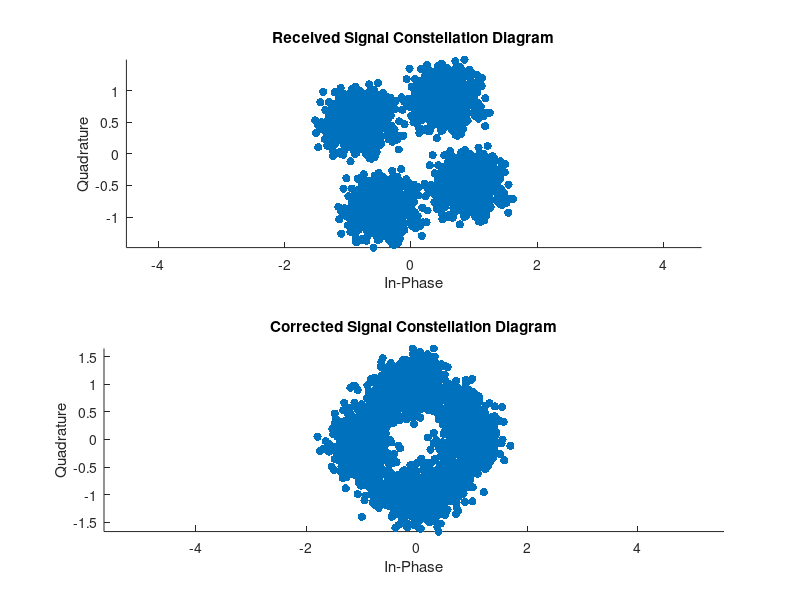
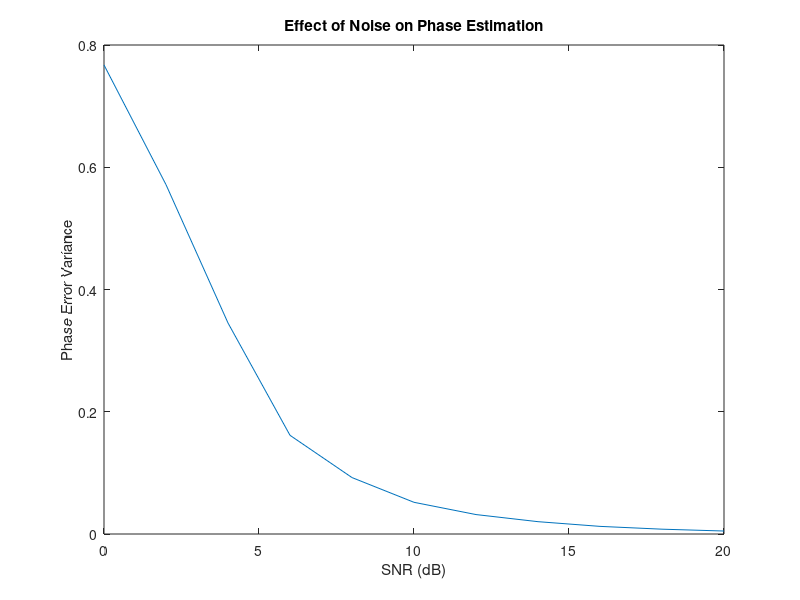
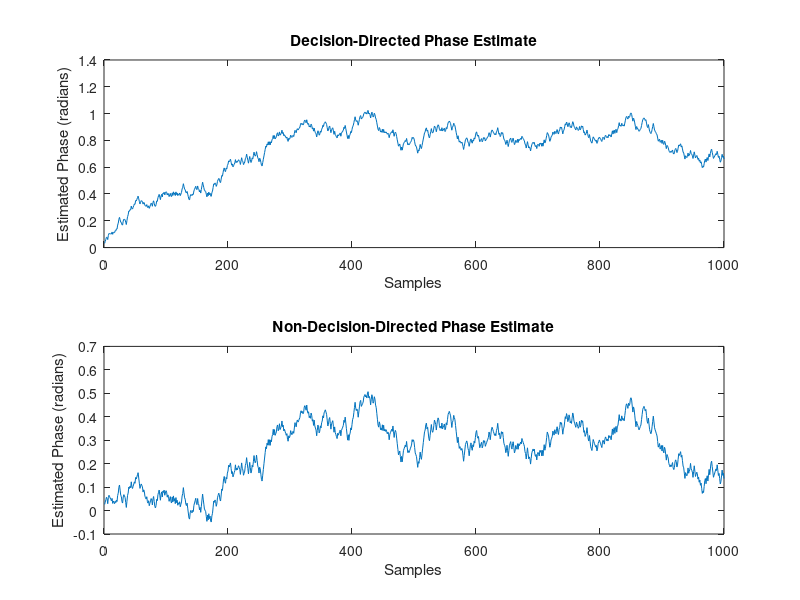

These figures' MATLAB source, in order:
clear all; clc;
N = 1000; SNR_dB = 10; M = 4; loop_bandwidth = 0.01; true_phase = pi/3;
tx_symbols = exp(1j * (2 * pi * (0:M-1) / M));
tx_data = randi([0 M-1], N, 1);
tx_signal = tx_symbols(tx_data + 1);
noise = (1/sqrt(2*10^(SNR_dB/10))) * (randn(N, 1) + 1j * randn(N, 1));
rx_signal = tx_signal .* exp(1j * true_phase) + noise;
estimated_phase_ml = angle(sum(conj(tx_signal) .* rx_signal));
phase_error_pll = zeros(N, 1);
estimated_phase_pll = zeros(N, 1);
current_phase_estimate_pll = 0;
for n = 1:N
    phase_error_pll(n) = angle(rx_signal(n) * exp(-1j * current_phase_estimate_pll));
    current_phase_estimate_pll = current_phase_estimate_pll + loop_bandwidth * phase_error_pll(n);
    estimated_phase_pll(n) = current_phase_estimate_pll;
end
corrected_rx_signal = rx_signal .* exp(-1j * estimated_phase_pll);
figure; 
subplot(2, 1, 1); scatter(real(rx_signal), imag(rx_signal), 'filled'); title('Received Signal Constellation Diagram'); xlabel('In-Phase'); ylabel('Quadrature'); axis equal;
subplot(2, 1, 2); scatter(real(corrected_rx_signal), imag(corrected_rx_signal), 'filled'); title('Corrected Signal Constellation Diagram'); xlabel('In-Phase'); ylabel('Quadrature'); axis equal;
SNR_dB_range = 0:2:20;
phase_error_variance = zeros(length(SNR_dB_range), 1);
for idx = 1:length(SNR_dB_range)
    SNR_dB = SNR_dB_range(idx);
    noise_variance = 1/(2*10^(SNR_dB/10));
    noise = sqrt(noise_variance) * (randn(N, 1) + 1j * randn(N, 1));
    rx_signal = exp(1j * true_phase) + noise;
    estimated_phase = angle(sum(rx_signal));
    phase_error_variance(idx) = var(angle(rx_signal) - true_phase);
end
figure; plot(SNR_dB_range, phase_error_variance); title('Effect of Noise on Phase Estimation'); xlabel('SNR (dB)'); ylabel('Phase Error Variance'); 
phase_error_dd = zeros(N, 1);
phase_error_ndd = zeros(N, 1);
estimated_phase_dd = zeros(N, 1);
estimated_phase_ndd = zeros(N, 1);
current_phase_estimate_dd = 0;
current_phase_estimate_ndd = 0;
for n = 1:N
    noise = (1/sqrt(2*10^(SNR_dB))) * (randn + 1j * randn);
    rx_signal = tx_signal(n) * exp(1j * true_phase) + noise;
    detected_symbol = exp(1j * round(angle(rx_signal) * M / (2 * pi)) * 2 * pi / M);
    phase_error_dd(n) = angle(detected_symbol * exp(-1j * current_phase_estimate_dd));
    current_phase_estimate_dd = current_phase_estimate_dd + loop_bandwidth * phase_error_dd(n);
    estimated_phase_dd(n) = current_phase_estimate_dd;
    phase_error_ndd(n) = angle(rx_signal * exp(-1j * current_phase_estimate_ndd));
    current_phase_estimate_ndd = current_phase_estimate_ndd + loop_bandwidth * phase_error_ndd(n);
    estimated_phase_ndd(n) = current_phase_estimate_ndd;
end
figure;
subplot(2, 1, 1); plot(1:N, estimated_phase_dd); title('Decision-Directed Phase Estimate'); xlabel('Samples'); ylabel('Estimated Phase (radians)');
subplot(2, 1, 2); plot(1:N, estimated_phase_ndd); title('Non-Decision-Directed Phase Estimate'); xlabel('Samples'); ylabel('Estimated Phase (radians)');


